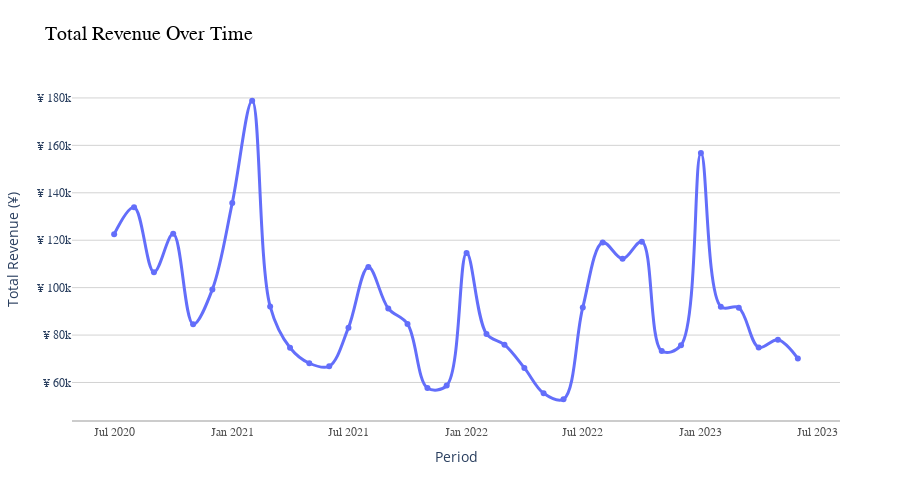

Notebook cell for this chart:
### Markdown cell above
## 📊 Exploratory Data Analysis (EDA)

### Code cell
# create a function to plot a chart
def chart_sales_by_period(df):

    # Aggregate total revenue by period
    data = df.groupby(df['Date'].dt.to_period('M'))['total_revenue'].sum().reset_index()

    # Create the line chart
    fig = px.line(data, x=data['Date'].dt.strftime('%Y-%m'), y='total_revenue', line_shape='spline', markers=True, labels={'YearMonth': 'Period (Year-Month)', 'total_revenue': 'Total Revenue'},)

    # Update chart layout
    fig.update_layout(
        title='Total Revenue Over Time',
        title_font = dict(size=20, family='Arial', color='black'),
        xaxis = dict(title='Period', showline=True, showgrid=False, linecolor='rgb(204, 204, 204)', linewidth=2, tickangle=0, tickfont=dict(family='Arial', size=12, color='rgb(82, 82, 82)'),),
        yaxis = dict(title='Total Revenue (¥)', showgrid=True, zeroline=True, gridcolor='lightgray', tickfont=dict(family='Arial', size=12), tickprefix='¥ ', separatethousands=True),
        margin = dict(l=60, r=60, t=80, b=80),
        plot_bgcolor = 'white',
        hovermode = 'x unified',
        height = 500,
        showlegend = False
    )

    # Customize hover tooltip and line style
    fig.update_traces(hovertemplate='<b>%{x}</b><br>Revenue: ¥ %{y:,.2f}<extra></extra>', line=dict(width=3), marker=dict(size=6))

    fig.show()

chart_sales_by_period(df)

### Figure 1 — Plotly figure (JSON) as saved in the notebook; plotly's stock layout.template omitted (floating-point values rounded to 4 significant figures)
{"data": [{"hovertemplate": "<b>%{x}</b><br>Revenue: ¥ %{y:,.2f}<extra></extra>", "legendgroup": "", "line": {"color": "#636efa", "dash": "solid", "shape": "spline", "width": 3}, "marker": {"size": 6, "symbol": "circle"}, "mode": "lines+markers", "name": "", "orientation": "v", "showlegend": false, "type": "scatter", "x": ["2020-07", "2020-08", "2020-09", "2020-10", "2020-11", "2020-12", "2021-01", "2021-02", "2021-03", "2021-04", "2021-05", "2021-06", "2021-07", "2021-08", "2021-09", "2021-10", "2021-11", "2021-12", "2022-01", "2022-02", "2022-03", "2022-04", "2022-05", "2022-06", "2022-07", "2022-08", "2022-09", "2022-10", "2022-11", "2022-12", "2023-01", "2023-02", "2023-03", "2023-04", "2023-05", "2023-06"], "xaxis": "x", "y": [122600.0, 133900.0, 106500.0, 122700.0, 84570.0, 99270.0, 135700.0, 178800.0, 92090.0, 74630.0, 68120.0, 66850.0, 83140.0, 108700.0, 91220.0, 84690.0, 57670.0, 58700.0, 114600.0, 80480.0, 75970.0, 66160.0, 55440.0, 52930.0, 91660.0, 119000.0, 112100.0, 119400.0, 73260.0, 75690.0, 156700.0, 91940.0, 91560.0, 74780.0, 77990.0, 70100.0], "yaxis": "y"}], "layout": {"height": 500, "hovermode": "x unified", "legend": {"tracegroupgap": 0}, "margin": {"b": 80, "l": 60, "r": 60, "t": 80}, "plot_bgcolor": "white", "showlegend": false, "title": {"font": {"color": "black", "family": "Arial", "size": 20}, "text": "Total Revenue Over Time"}, "xaxis": {"anchor": "y", "domain": [0, 1], "linecolor": "rgb(204, 204, 204)", "linewidth": 2, "showgrid": false, "showline": true, "tickangle": 0, "tickfont": {"color": "rgb(82, 82, 82)", "family": "Arial", "size": 12}, "title": {"text": "Period"}}, "yaxis": {"anchor": "x", "domain": [0, 1], "gridcolor": "lightgray", "separatethousands": true, "showgrid": true, "tickfont": {"family": "Arial", "size": 12}, "tickprefix": "¥ ", "title": {"text": "Total Revenue (¥)"}, "zeroline": true}}}
